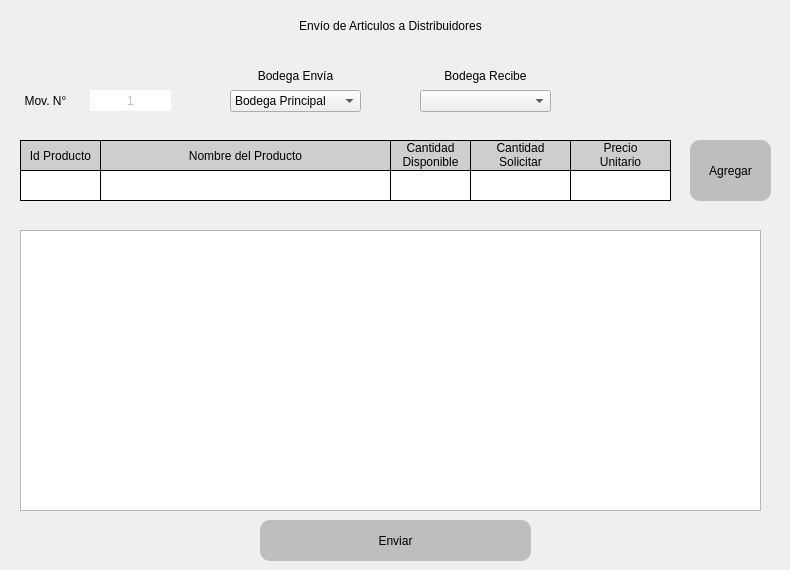
          <widget class="QWidget" name="page_entrega_articulos">
           <widget class="QLabel" name="label_21">
            <property name="geometry">
             <rect>
              <x>230</x>
              <y>60</y>
              <width>131</width>
              <height>31</height>
             </rect>
            </property>
            <property name="text">
             <string>Bodega Envía</string>
            </property>
            <property name="alignment">
             <set>Qt::AlignCenter</set>
            </property>
           </widget>
           <widget class="QComboBox" name="comboBox_distrib_recibe_3">
            <property name="geometry">
             <rect>
              <x>420</x>
              <y>90</y>
              <width>131</width>
              <height>22</height>
             </rect>
            </property>
            <item>
             <property name="text">
              <string/>
             </property>
            </item>
            <item>
             <property name="text">
              <string>Bodega Principal</string>
             </property>
            </item>
            <item>
             <property name="text">
              <string>Bodega 1</string>
             </property>
            </item>
            <item>
             <property name="text">
              <string>Bodega 2</string>
             </property>
            </item>
            <item>
             <property name="text">
              <string>Bodega 3</string>
             </property>
            </item>
           </widget>
           <widget class="QLabel" name="label_22">
            <property name="geometry">
             <rect>
              <x>0</x>
              <y>10</y>
              <width>781</width>
              <height>31</height>
             </rect>
            </property>
            <property name="styleSheet">
             <string notr="true">font: 75 14pt &quot;MS Shell Dlg 2&quot;;</string>
            </property>
            <property name="text">
             <string>Envío de Articulos a Distribuidores</string>
            </property>
            <property name="alignment">
             <set>Qt::AlignCenter</set>
            </property>
           </widget>
           <widget class="QLabel" name="label_23">
            <property name="geometry">
             <rect>
              <x>100</x>
              <y>140</y>
              <width>291</width>
              <height>31</height>
             </rect>
            </property>
            <property name="styleSheet">
             <string notr="true">font: 75 10pt &quot;MS Shell Dlg 2&quot;;
background-color: rgb(206, 206, 206);
gridline-color: rgb(0, 0, 0);
border: 1px solid black;</string>
            </property>
            <property name="text">
             <string>Nombre del Producto</string>
            </property>
            <property name="alignment">
             <set>Qt::AlignCenter</set>
            </property>
           </widget>
           <widget class="QLabel" name="label_24">
            <property name="geometry">
             <rect>
              <x>470</x>
              <y>140</y>
              <width>101</width>
              <height>31</height>
             </rect>
            </property>
            <property name="styleSheet">
             <string notr="true">font: 75 10pt &quot;MS Shell Dlg 2&quot;;
background-color: rgb(206, 206, 206);
border: 1px solid black;</string>
            </property>
            <property name="text">
             <string>&lt;html&gt;&lt;head/&gt;&lt;body&gt;&lt;p&gt;Cantidad&lt;br&gt; Solicitar&lt;/p&gt;&lt;/body&gt;&lt;/html&gt;</string>
            </property>
            <property name="textFormat">
             <enum>Qt::AutoText</enum>
            </property>
            <property name="scaledContents">
             <bool>false</bool>
            </property>
            <property name="alignment">
             <set>Qt::AlignCenter</set>
            </property>
            <property name="wordWrap">
             <bool>true</bool>
            </property>
            <property name="margin">
             <number>-3</number>
            </property>
           </widget>
           <widget class="QLabel" name="label_25">
            <property name="geometry">
             <rect>
              <x>390</x>
              <y>140</y>
              <width>81</width>
              <height>31</height>
             </rect>
            </property>
            <property name="styleSheet">
             <string notr="true">font: 75 10pt &quot;MS Shell Dlg 2&quot;;
background-color: rgb(206, 206, 206);
border: 1px solid black;</string>
            </property>
            <property name="text">
             <string>&lt;html&gt;&lt;head/&gt;&lt;body&gt;&lt;p&gt;Cantidad&lt;br&gt; Disponible&lt;/p&gt;&lt;/body&gt;&lt;/html&gt;</string>
            </property>
            <property name="alignment">
             <set>Qt::AlignCenter</set>
            </property>
            <property name="margin">
             <number>-4</number>
            </property>
           </widget>
           <widget class="QLabel" name="factura_distrib">
            <property name="enabled">
             <bool>false</bool>
            </property>
            <property name="geometry">
             <rect>
              <x>90</x>
              <y>90</y>
              <width>81</width>
              <height>21</height>
             </rect>
            </property>
            <property name="styleSheet">
             <string notr="true">background-color: rgb(255, 255, 255);</string>
            </property>
            <property name="text">
             <string>1</string>
            </property>
            <property name="alignment">
             <set>Qt::AlignCenter</set>
            </property>
           </widget>
           <widget class="QLineEdit" name="cantidad_producto_envio_distrib">
            <property name="enabled">
             <bool>false</bool>
            </property>
            <property name="geometry">
             <rect>
              <x>390</x>
              <y>170</y>
              <width>81</width>
              <height>31</height>
             </rect>
            </property>
            <property name="styleSheet">
             <string notr="true">border: 1px solid black;</string>
            </property>
            <property name="alignment">
             <set>Qt::AlignCenter</set>
            </property>
           </widget>
           <widget class="QLabel" name="label_27">
            <property name="geometry">
             <rect>
              <x>10</x>
              <y>90</y>
              <width>71</width>
              <height>21</height>
             </rect>
            </property>
            <property name="text">
             <string>Mov. N°</string>
            </property>
            <property name="alignment">
             <set>Qt::AlignCenter</set>
            </property>
           </widget>
           <widget class="QLabel" name="label_28">
            <property name="geometry">
             <rect>
              <x>420</x>
              <y>60</y>
              <width>131</width>
              <height>31</height>
             </rect>
            </property>
            <property name="text">
             <string>Bodega Recibe</string>
            </property>
            <property name="alignment">
             <set>Qt::AlignCenter</set>
            </property>
           </widget>
           <widget class="QLineEdit" name="id_prod_envio_r_distrib">
            <property name="geometry">
             <rect>
              <x>20</x>
              <y>170</y>
              <width>81</width>
              <height>31</height>
             </rect>
            </property>
            <property name="styleSheet">
             <string notr="true">border: 1px solid black;</string>
            </property>
            <property name="alignment">
             <set>Qt::AlignCenter</set>
            </property>
           </widget>
           <widget class="QLineEdit" name="precio_unitario_envio_distrib">
            <property name="enabled">
             <bool>false</bool>
            </property>
            <property name="geometry">
             <rect>
              <x>570</x>
              <y>170</y>
              <width>101</width>
              <height>31</height>
             </rect>
            </property>
            <property name="styleSheet">
             <string notr="true">border: 1px solid black;</string>
            </property>
            <property name="alignment">
             <set>Qt::AlignCenter</set>
            </property>
           </widget>
           <widget class="QLabel" name="label_29">
            <property name="geometry">
             <rect>
              <x>20</x>
              <y>140</y>
              <width>81</width>
              <height>31</height>
             </rect>
            </property>
            <property name="styleSheet">
             <string notr="true">font: 75 10pt &quot;MS Shell Dlg 2&quot;;
background-color: rgb(206, 206, 206);
border: 1px solid black;
</string>
            </property>
            <property name="text">
             <string>Id Producto</string>
            </property>
            <property name="alignment">
             <set>Qt::AlignCenter</set>
            </property>
           </widget>
           <widget class="QComboBox" name="comboBox_bod_envia_3">
            <property name="geometry">
             <rect>
              <x>230</x>
              <y>90</y>
              <width>131</width>
              <height>22</height>
             </rect>
            </property>
            <item>
             <property name="text">
              <string>Bodega Principal</string>
             </property>
            </item>
           </widget>
           <widget class="QLineEdit" name="cantidad_solicitar_distrib">
            <property name="geometry">
             <rect>
              <x>470</x>
              <y>170</y>
              <width>101</width>
              <height>31</height>
             </rect>
            </property>
            <property name="styleSheet">
             <string notr="true">border: 1px solid black;</string>
            </property>
            <property name="alignment">
             <set>Qt::AlignCenter</set>
            </property>
           </widget>
           <widget class="QListView" name="tabla_entrega_distribuidores">
            <property name="geometry">
             <rect>
              <x>20</x>
              <y>230</y>
              <width>741</width>
              <height>281</height>
             </rect>
            </property>
            <property name="editTriggers">
             <set>QAbstractItemView::NoEditTriggers</set>
            </property>
           </widget>
           <widget class="QLabel" name="label_30">
            <property name="geometry">
             <rect>
              <x>570</x>
              <y>140</y>
              <width>101</width>
              <height>31</height>
             </rect>
            </property>
            <property name="styleSheet">
             <string notr="true">font: 75 10pt &quot;MS Shell Dlg 2&quot;;
background-color: rgb(206, 206, 206);
border: 1px solid black;</string>
            </property>
            <property name="text">
             <string>&lt;html&gt;&lt;head/&gt;&lt;body&gt;&lt;p&gt;Precio&lt;br&gt; Unitario&lt;/p&gt;&lt;/body&gt;&lt;/html&gt;</string>
            </property>
            <property name="textFormat">
             <enum>Qt::AutoText</enum>
            </property>
            <property name="scaledContents">
             <bool>false</bool>
            </property>
            <property name="alignment">
             <set>Qt::AlignCenter</set>
            </property>
            <property name="wordWrap">
             <bool>true</bool>
            </property>
            <property name="margin">
             <number>-3</number>
            </property>
           </widget>
           <widget class="QLineEdit" name="nombre_producto_distrib">
            <property name="enabled">
             <bool>false</bool>
            </property>
            <property name="geometry">
             <rect>
              <x>100</x>
              <y>170</y>
              <width>291</width>
              <height>31</height>
             </rect>
            </property>
            <property name="styleSheet">
             <string notr="true">border: 1px solid black;</string>
            </property>
            <property name="alignment">
             <set>Qt::AlignLeading|Qt::AlignLeft|Qt::AlignVCenter</set>
            </property>
           </widget>
           <widget class="QPushButton" name="btn_agregar_tabla_distribuidores">
            <property name="geometry">
             <rect>
              <x>690</x>
              <y>140</y>
              <width>81</width>
              <height>61</height>
             </rect>
            </property>
            <property name="styleSheet">
             <string notr="true">QPushButton{
	
	border-radius:10px;
	background-color: rgb(190, 190, 190);

}

QPushButton:hover {      
	color: rgb(0, 170, 255);
	background-color: rgb(0, 0, 0);
    font: 75 10pt &quot;MS Shell Dlg 2&quot;;    
}</string>
            </property>
            <property name="text">
             <string>Agregar</string>
            </property>
           </widget>
           <widget class="QPushButton" name="btn_entrega_distribuidores">
            <property name="geometry">
             <rect>
              <x>260</x>
              <y>520</y>
              <width>271</width>
              <height>41</height>
             </rect>
            </property>
            <property name="styleSheet">
             <string notr="true">QPushButton{
	
	border-radius:10px;
	background-color: rgb(190, 190, 190);

}

QPushButton:hover {      
	color: rgb(0, 170, 255);
	background-color: rgb(0, 0, 0);
    font: 75 10pt &quot;MS Shell Dlg 2&quot;;    
}</string>
            </property>
            <property name="text">
             <string>Enviar</string>
            </property>
           </widget>
          </widget>
